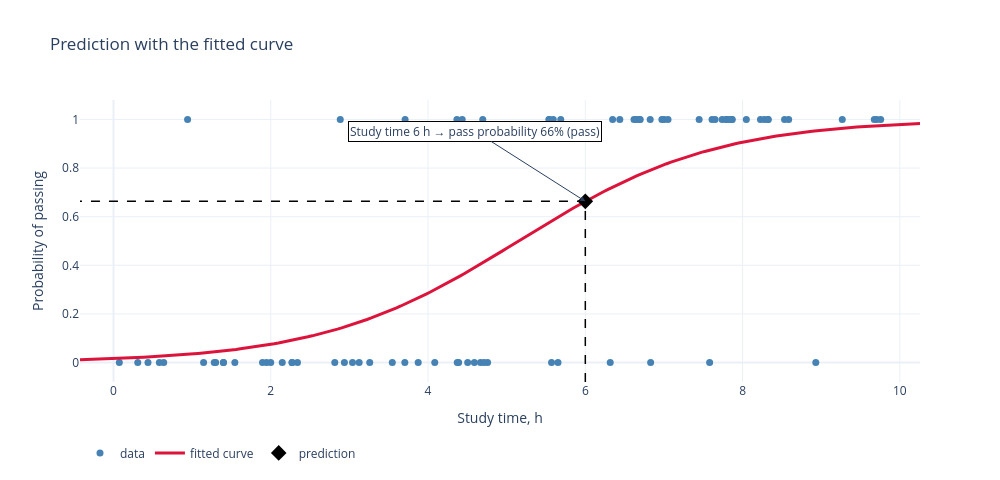

Here is the notebook cell this chart was saved with:
### Markdown cell above
## Prediction

### Code cell
new_hours = 6
prob = sigmoid(w_gd * new_hours + b_gd)

plot_prediction(X, Y, w_gd, b_gd, new_hours).show()
print(
    f"Study time {new_hours} h -> pass probability {prob:.0%} ({'pass' if prob >= 0.5 else 'fail'})"
)

### Figure 1 — Plotly figure (JSON) as saved in the notebook; plotly's stock layout.template omitted (floating-point values rounded to 4 significant figures; data arrays with more than 128 entries replaced by an {"elided": "..."} marker saying what was removed)
{"data": [{"marker": {"color": "steelblue", "size": 7}, "mode": "markers", "name": "data", "type": "scatter", "x": [7.74, 4.389, 8.586, 6.974, 0.9418, 9.756, 7.611, 7.861, 1.281, 4.504, 3.708, 9.268, 6.439, 8.228, 4.434, 2.272, 5.546, 0.6382, 8.276, 6.317, 7.581, 3.545, 9.707, 8.931, 7.784, 1.946, 4.667, 0.438, 1.543, 6.83, 7.448, 9.675, 3.258, 3.705, 4.696, 1.895, 1.299, 4.757, 2.269, 6.698, 4.372, 8.327, 7.003, 3.124, 8.323, 8.048, 3.875, 2.883, 6.825, 1.398, 1.999, 0.07362, 7.869, 6.649, 7.052, 7.807, 4.589, 5.687, 1.398, 1.145, 6.684, 4.711, 5.652, 7.65, 6.347, 5.536, 5.592, 3.04, 0.3082, 4.367, 2.146, 4.085, 8.534, 2.339, 0.583, 2.814, 2.936, 6.619, 5.57, 7.839], "y": [1.0, 0.0, 1.0, 1.0, 1.0, 1.0, 1.0, 1.0, 0.0, 0.0, 1.0, 1.0, 1.0, 1.0, 1.0, 0.0, 1.0, 0.0, 1.0, 0.0, 0.0, 0.0, 1.0, 0.0, 1.0, 0.0, 0.0, 0.0, 0.0, 0.0, 1.0, 1.0, 0.0, 0.0, 1.0, 0.0, 0.0, 0.0, 0.0, 1.0, 0.0, 1.0, 1.0, 0.0, 1.0, 1.0, 0.0, 1.0, 1.0, 0.0, 0.0, 0.0, 1.0, 1.0, 1.0, 1.0, 0.0, 1.0, 0.0, 0.0, 1.0, 0.0, 0.0, 1.0, 1.0, 1.0, 1.0, 0.0, 0.0, 1.0, 0.0, 0.0, 1.0, 0.0, 0.0, 0.0, 0.0, 1.0, 0.0, 1.0]}, {"line": {"color": "crimson", "width": 3}, "mode": "lines", "name": "fitted curve", "type": "scatter", "x": {"elided": "200 float values"}, "y": {"elided": "200 float values"}}, {"line": {"color": "black", "dash": "dash", "width": 1.5}, "mode": "lines", "showlegend": false, "type": "scatter", "x": [6, 6, -0.4264], "y": [-0.08, 0.6631, 0.6631]}, {"marker": {"color": "black", "size": 12, "symbol": "diamond"}, "mode": "markers", "name": "prediction", "type": "scatter", "x": [6], "y": [0.6631]}], "layout": {"annotations": [{"arrowhead": 2, "ax": -110, "ay": -70, "bgcolor": "white", "bordercolor": "black", "showarrow": true, "text": "Study time 6 h → pass probability 66% (pass)", "x": 6, "y": 0.6631}], "height": 480, "legend": {"orientation": "h", "y": -0.2}, "title": {"text": "Prediction with the fitted curve"}, "width": 1000, "xaxis": {"range": [-0.4264, 10.26], "title": {"text": "Study time, h"}}, "yaxis": {"range": [-0.08, 1.08], "title": {"text": "Probability of passing"}}}}
